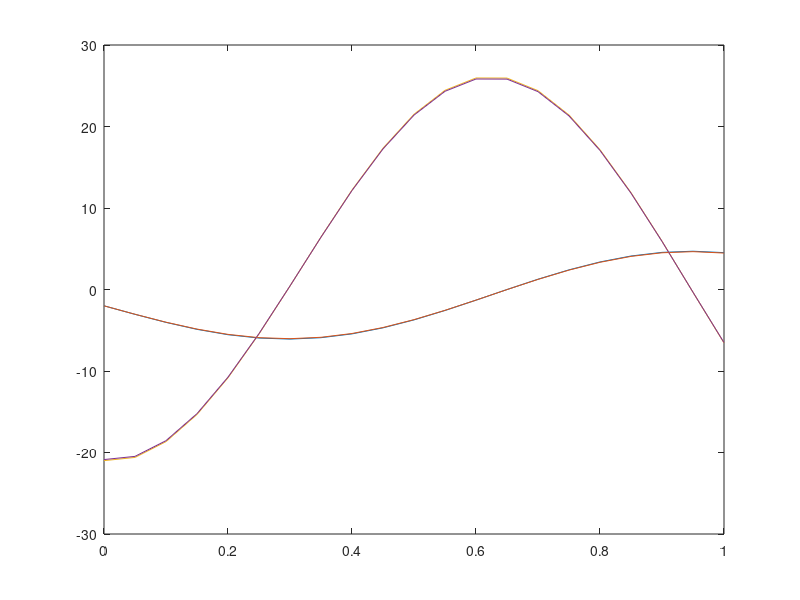

Recreate this plot in MATLAB.

f = @(x)exp(-2.*x)+ cos(5.*x);
j = [-1:1:21]
h = 1/20
xj = j*h
x = xj(2:end-1)
S1 = zeros(1,length(x))
S2 = zeros(1,length(x))

for i = 2:length(xj)-1
    xj(i+1)
    S1(i-1) = (f(xj(i+1))-f(xj(i-1)))./(2*h) %prvi odvod
    S2(i-1) = (f(xj(i-1)) -2.*f(xj(i)) + (f(xj(i+1))))/(h^2) %drugi odvod
end

df = -2.* exp(-2.* x) - 5.* sin(5.* x)%prvi odvod
ddf = 4.* exp(-2.* x) - 25.* cos(5.* x)%drugi odvod

plot(x,df,x,S1)
hold on
plot(x,ddf,x,S2)

norm1 = norm(df-S1,'inf')
norm2 = norm(ddf-S2,'inf')